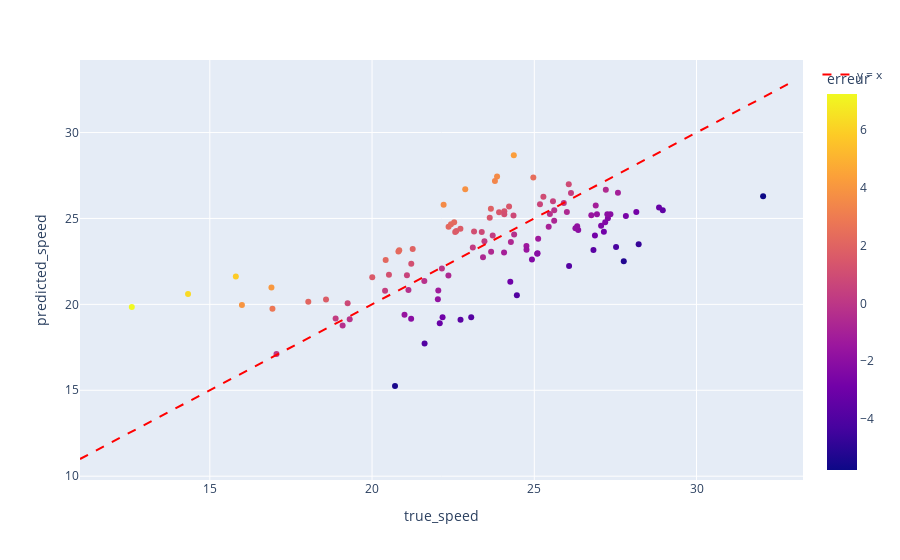

The cell this chart's notebook holds for it:
### Code cell
graph_erreur = px.scatter(resultat,x='true_speed',y='predicted_speed',color = 'erreur', hover_data=['Activity Name','Distance_m','Elevation Gain'])
graph_erreur.add_trace(
    go.Scatter(
        x=[11, 33],
        y=[11, 33],
        mode='lines',
        line=dict(color='red', dash='dash'),
        name='y = x'
    )
)


graph_erreur.show()
